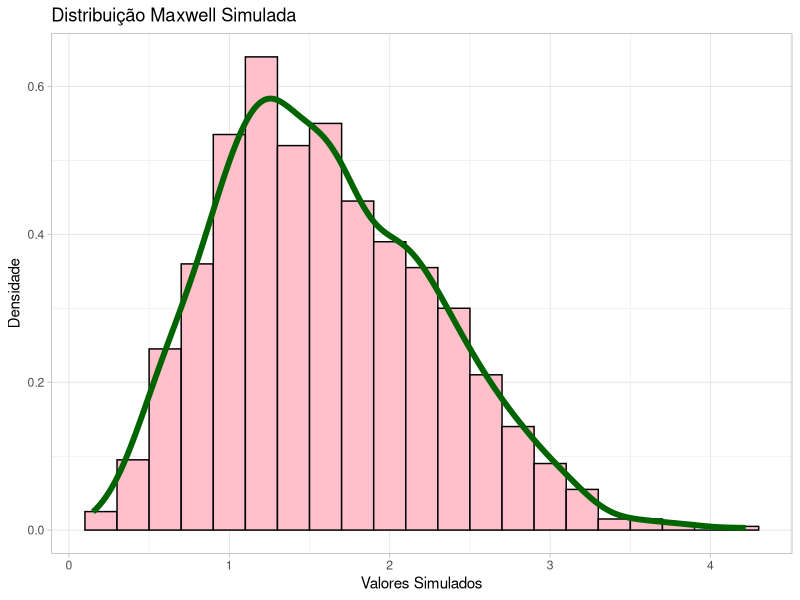
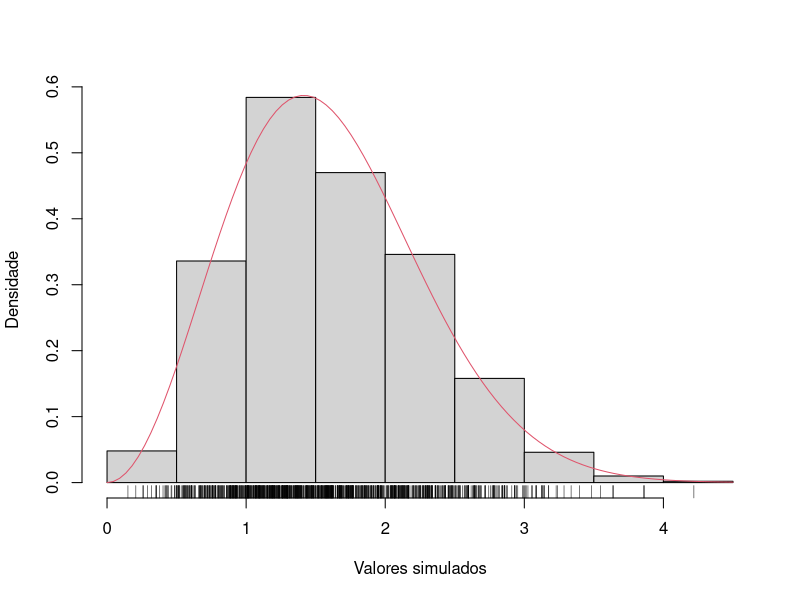
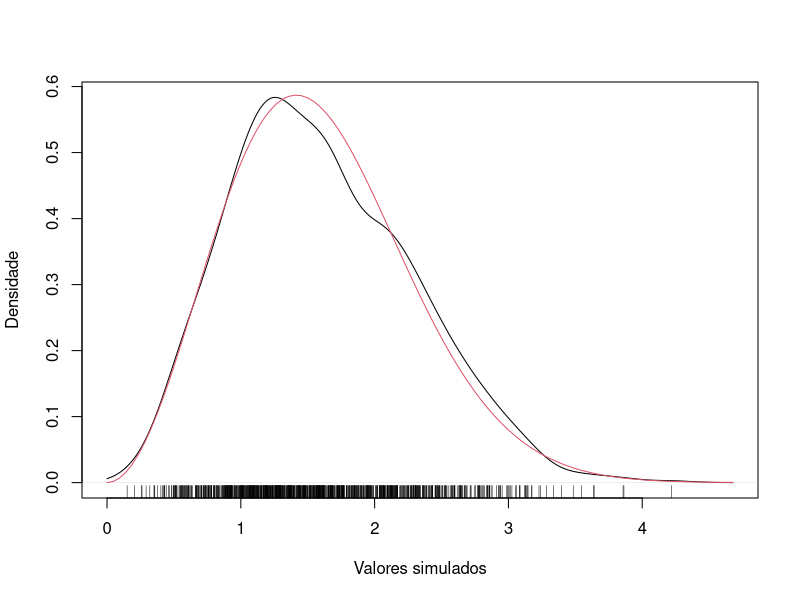
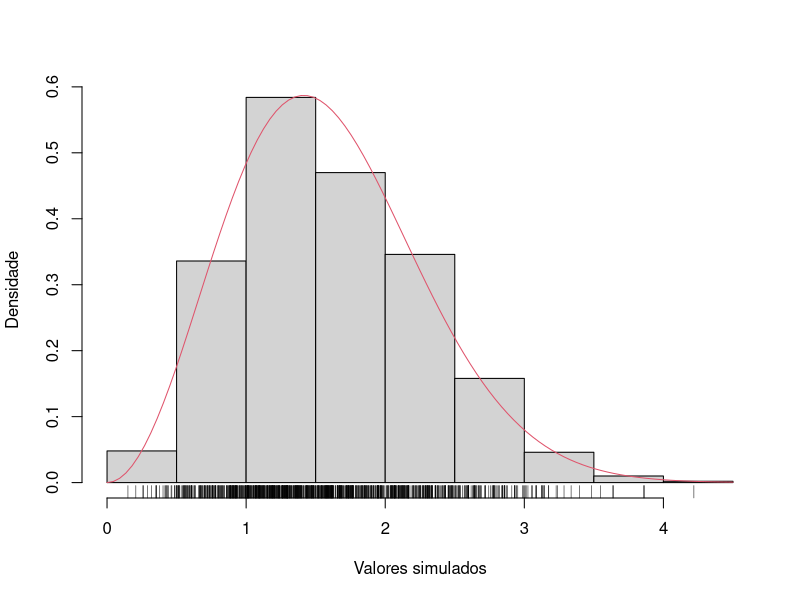
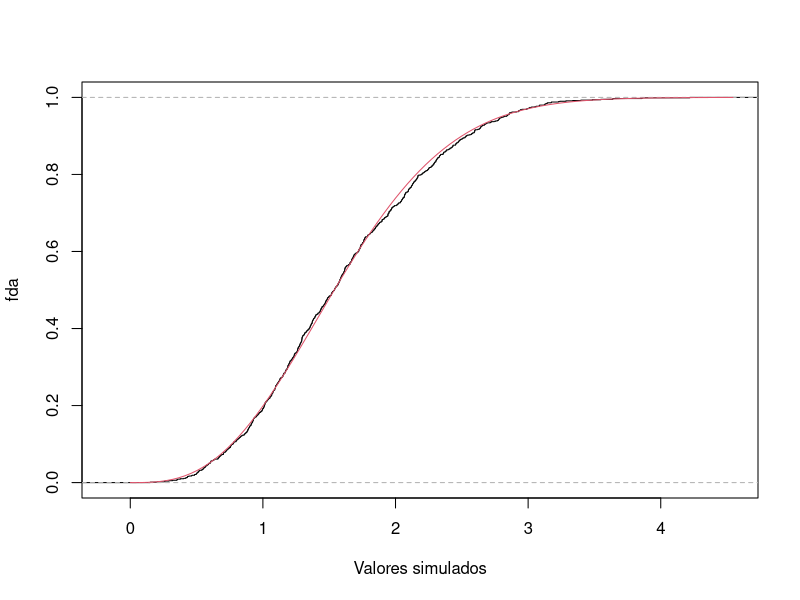
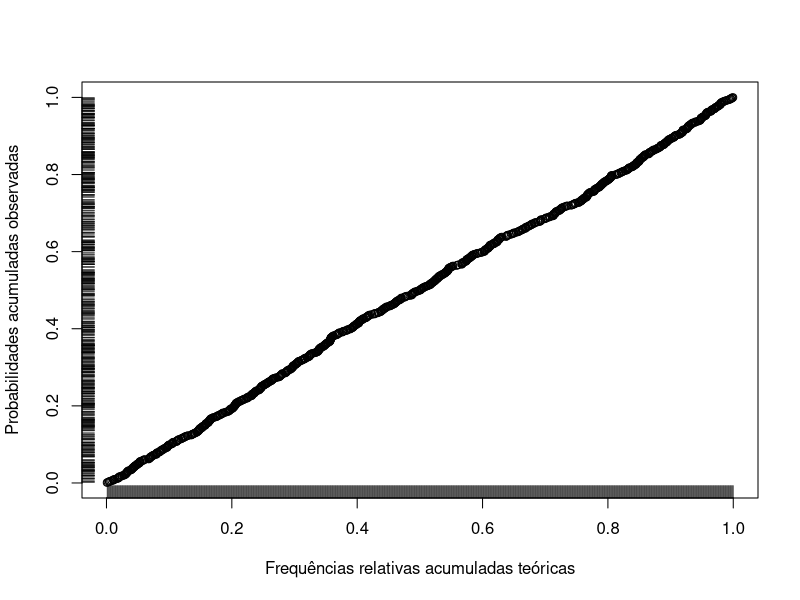

These charts were generated, in order, by the following R code: (Note: this script raises an error after producing the figures.)
## ---- chunk 1

# Definindo a função densidade de probabilidade da distribuição Maxwell
fx <- function(x, alpha=1.0){
    sqrt(2/pi) * (x^2 / alpha^3) * exp(-x^2 / (2 * alpha^2))
}

# Definindo a função de distribuição acumulada da distribuição Maxwell
Fx <- function(x, alpha=1.0){
    erf <- function(x) 2 * pnorm(x * sqrt(2)) - 1
    erf(x / (sqrt(2) * alpha)) - sqrt(2/pi) * (x / alpha) * exp(-x^2 / (2 * alpha^2))
}

# Definindo a inversa da função de distribuição acumulada da distribuição Maxwell
iFx <- function(u, alpha=1.0){
    uniroot(function(x) Fx(x, alpha) - u, lower = 0, upper = 10)$root
}

## ---- chunk 2
# Gerar uma amostra de tamanho 1000
set.seed(230616)
u <- runif(min=0, max=1, 1000)

# Aplicar a inversa da fda para obter números da distribuição Maxwell
alpha <- 1.0
maxwell_sample <- sapply(u, iFx, alpha=alpha)

# Exibindo os primeiros valores da amostra
head(maxwell_sample)

summary(maxwell_sample)
## ---- chunk 3
#Gerador de números baseado em markov

set.seed(230616)

n <- 1000    
sig <- 0.1 


markov_chain <- numeric(n)
markov_chain[1] <- runif(1, min=0, max=1)  

for(i in 2:n) {
  new_value <- markov_chain[i-1] + rnorm(1, mean=0, sd=sig)
  
  # Garantindo que os valores fiquem entre 0 e 1
  markov_chain[i] <- max(0, min(1, new_value))
}

head(markov_chain)
## ---- chunk 4
library(ggplot2)
library(grid)

# Criar o dataframe para o ggplot
dados <- data.frame(Maxwell = maxwell_sample)

# Gerar o gráfico
ggplot(dados, aes(x = Maxwell)) +
  
  geom_histogram(aes(y = after_stat(..density..)),
                 col = "black", fill = "pink", binwidth = 0.2) +  
  
  labs(title = "Distribuição Maxwell Simulada", x = "Valores Simulados", y = "Densidade") +
  
  geom_density(alpha = 0.5, linewidth = 2.0, col = "darkgreen") +     # Linha de densidade

  theme(axis.title.x = element_text(color = "black", size = 18, face = "bold"),
        axis.title.y = element_text(color = "black", size = 18, face = "bold")) +
  
  theme_light()

## ---- chunk 5
# Histograma e o gráfico da fdp
hist(maxwell_sample, prob = TRUE, ylab = "Densidade", xlab = "Valores simulados", main = "")
curve(fx, add = TRUE, col = 2)
rug(maxwell_sample)
## ---- chunk 6
# Plot da densidade com a fdp sobreposta
plot(density(maxwell_sample, from = 0), ylab = "Densidade", xlab = "Valores simulados", main = "")
curve(fx, add = TRUE, col = 2)
rug(maxwell_sample)
## ---- chunk 7
# Histograma e fdp
hist(maxwell_sample, prob = TRUE, ylab = "Densidade", xlab = "Valores simulados", main = "")
curve(fx, add = TRUE, col = 2)
rug(maxwell_sample)
## ---- chunk 8
# Definir a função de distribuição acumulada da distribuição Maxwell
F_maxwell <- function(x, alpha=1.0){
    erf <- function(x) 2 * pnorm(x * sqrt(2)) - 1
    erf(x / (sqrt(2) * alpha)) - sqrt(2/pi) * (x / alpha) * exp(-x^2 / (2 * alpha^2))
}

# Plot da fda
plot(ecdf(maxwell_sample), ylab = "fda", xlab = "Valores simulados", main = "")
curve(F_maxwell(x, alpha), add = TRUE, col = 2, from = 0)

## ---- chunk 9
# Função de distribuição acumulada da distribuição Maxwell
Fx <- function(x, alpha=1.0){
    erf <- function(x) 2 * pnorm(x * sqrt(2)) - 1
    erf(x / (sqrt(2) * alpha)) - sqrt(2/pi) * (x / alpha) * exp(-x^2 / (2 * alpha^2))
}

# Frequências relativas acumuladas observadas
Pobs <- (1:length(maxwell_sample)) / length(maxwell_sample)
# Probabilidades acumuladas teóricas
Pteo <- Fx(sort(maxwell_sample), alpha = alpha)

# qq-plot
plot(Pobs ~ Pteo,
     xlab = "Frequências relativas acumuladas teóricas",
     ylab = "Probabilidades acumuladas observadas")
rug(x = Pteo, side = 2)
rug(x = Pobs)

## ---- chunk 10
set.seed(230616)
Simulate <- 1000

#simular a amostra
#simulate_maxwell <- function(n, alpha=1.0){
#  u <- runif(Simulate)
#  sapply(u, iF_maxwell, alpha=alpha)
#}
cfunc <- function(x, n)  (mean(x) - 1/alpha) * (alpha * sqrt(n))



alpha <- 1.0
Dados_teste <- data.frame(
  x = c(simulate_maxwell(5, alpha=alpha),
        simulate_maxwell(50, alpha=alpha),
        simulate_maxwell(100, alpha=alpha),
        simulate_maxwell(500, alpha=alpha)),
  Amostra = factor(rep(c(5, 50, 100, 500), each=Simulate))
)

# verificar o erro ou funcionalidade
DadoS <- data.frame(
  x = c(apply(matrix(rexp(Simulate * 5,  alpha), Simulate), 1, cfunc, 5),
        apply(matrix(rexp(Simulate * 50, alpha), Simulate), 1, cfunc, 50),
        apply(matrix(rexp(Simulate * 100, alpha), Simulate), 1, cfunc, 100),
        apply(matrix(rexp(Simulate * 500, alpha), Simulate), 1, cfunc, 500)
        ),  Amostra = factor(rep(c(5, 50, 100, 500), rep(Simulate, 4))))
###


# Plotar os resultados
ggplot(DadoS, aes(x = x, fill = Amostra)) + 
  geom_histogram(binwidth=.3, col = "black", aes(y = ..density..)) +    
  scale_fill_brewer(palette="Spectral") +
  stat_function(fun = dnorm, linewidth = 2, col="black") +
  facet_grid(. ~ Amostra) +
  labs(title = "Distribuição Maxwell Simulada", x = "Valores simulados", y = "Densidade") +
  theme(axis.title.x = element_text(color = "black", size = 18, face = "bold"),
        axis.title.y = element_text(color = "black", size = 18, face = "bold"))

## ---- chunk 11
shapiro.test(DadoS[1:1000, 1])

## ---- chunk 12
shapiro.test(DadoS[3001:4000, 1])

## ---- chunk 13
ks.test(maxwell_sample, pexp, 0.5)

